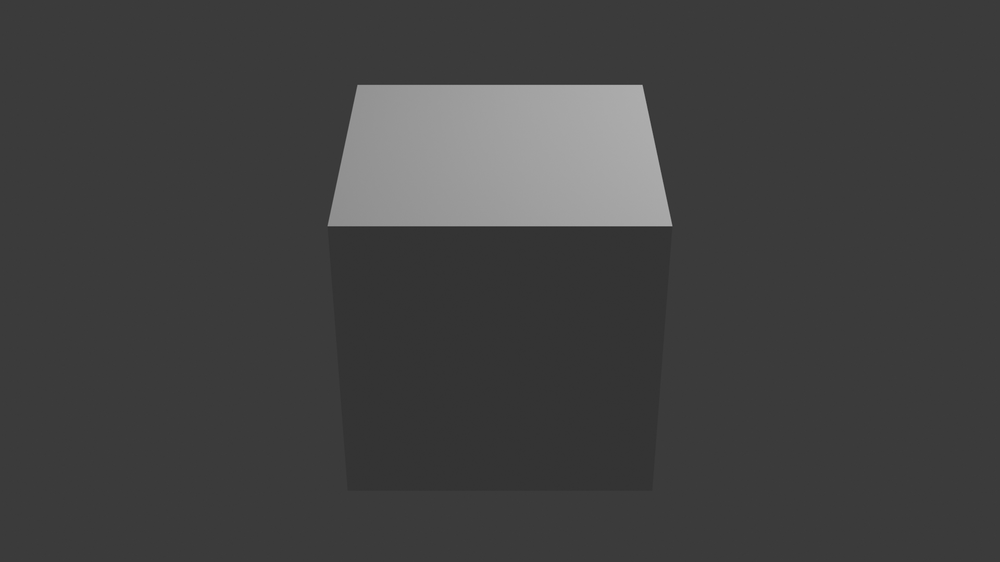
#> input picture data/rendered/test.png, 1000 x 562 px, shrunk from 1920 x 1080 before the run
$ python mooney_tool.py ../data/rendered/test.png
#> lines starting #> are read from the running program, lines starting #| are printed output that depends on the picture; after the words box and inside, x2 and y2 are one past the last pixel; in counts of white or black regions, pixels touching at a corner belong together
"""
mooney_tool.py — turn normal images into Mooney images (CLI + importable core).

HOW A MOONEY IMAGE IS MADE (same recipe as Egger et al., "Inverse Rendering
Best Explains Face Perception Under Extreme Illuminations"):

    1. Convert the image to grayscale.
    2. Blur it with a Gaussian filter   -> removes fine texture, keeps big
                                           light/shadow regions.
    3. Threshold it to pure black/white -> every pixel becomes 0 or 255.

Instead of hand-picking a threshold per image, we fix the PERCENTAGE OF WHITE
PIXELS (the paper used 16%) and find the threshold that produces exactly that
percentage with a binary search. That makes all Mooneys comparable even when
images have different brightness.

Two knobs control everything:
    --sigma : blur strength (Gaussian standard deviation, in pixels)
    --white : percentage of pixels that end up white

USAGE
    # one image
    python mooney_tool.py input.png -o out/ --sigma 3 --white 16

    # a whole folder (batch mode), PNG/JPG inside
    python mooney_tool.py Original/ -o Mooney/ --sigma 3 --white 16

    # count the white % only inside the object (uses the PNG alpha channel)
    python mooney_tool.py Original/ -o Mooney/ --use-alpha

    # exact paper setting: 7x7 kernel, sigma 35, 16% white
    python mooney_tool.py Original/ -o Mooney/ --ksize 7 --sigma 35 --white 16

A log file (mooney_log.csv) with the parameters, chosen threshold and the
actual white percentage of every image is written next to the outputs.
"""

import argparse
import csv
import sys
from pathlib import Path

import cv2
import numpy as np

IMAGE_EXTENSIONS = {".png", ".jpg", ".jpeg", ".bmp", ".tif", ".tiff"}


# --------------------------------------------------------------------------
# 1) Loading: grayscale + (optional) object mask from the alpha channel
# --------------------------------------------------------------------------
def load_gray_and_mask(path):
    """Read an image and return (grayscale float image, mask or None).

    If the PNG has an alpha channel (our 3D renders do), the object is
    composited onto a BLACK background and the alpha is returned as a mask
    so we can optionally count white pixels only on the object.
    """
    img = cv2.imread(str(path), cv2.IMREAD_UNCHANGED)
#> img is the input picture: shape (562, 1000, 4); mean B, G, R, A 65.8, 65.8, 65.8, 255
    if img is None:
        raise ValueError(f"Could not read image: {path}")
    return to_gray_and_mask(img)


def to_gray_and_mask(img):
    """Same as above but for an image already in memory (BGR / BGRA / gray)."""
    mask = None
    if img.ndim == 2:                       # already grayscale
        gray = img.astype(np.float32)
    elif img.shape[2] == 4:                 # BGRA -> composite on black
        alpha = img[:, :, 3].astype(np.float32) / 255.0
#> alpha: shape (562, 1000) float32; every value is 1
        bgr = img[:, :, :3].astype(np.float32) * alpha[..., None]
        gray = cv2.cvtColor(bgr, cv2.COLOR_BGR2GRAY)
        mask = alpha > 0.5
#> mask: shape (562, 1000) bool; every value is 1
    else:                                   # BGR
        gray = cv2.cvtColor(img, cv2.COLOR_BGR2GRAY).astype(np.float32)
    if gray.max() > 255:                    # 16-bit images
        gray = gray / 257.0
    return gray, mask


# --------------------------------------------------------------------------
# 2) Blur
# --------------------------------------------------------------------------
def gaussian_blur(gray, sigma, ksize=None):
    """Gaussian blur. ksize=None lets OpenCV pick a kernel that fits sigma
    (about 6*sigma wide). Pass ksize (odd int) to force a kernel size,
    e.g. ksize=7 to reproduce the paper's 7x7 filter."""
#> called with sigma = 3
    if sigma <= 0:
        return gray.copy()
    k = (0, 0) if ksize is None else (int(ksize) | 1, int(ksize) | 1)  # force odd
    return cv2.GaussianBlur(gray, k, sigmaX=sigma, sigmaY=sigma)


# --------------------------------------------------------------------------
# 3) Threshold chosen by binary search on the white-pixel percentage
# --------------------------------------------------------------------------
def find_threshold(blurred, white_pct, mask=None, iterations=40):
    """Binary search for threshold t so that ~white_pct % of pixels > t.

    Pixels brighter than t become white. A higher t -> fewer white pixels.
    We search t in [min, max] of the image and halve the interval each step.
    """
#> called with white_pct = 16, iterations = 40
    values = blurred[mask] if mask is not None else blurred.ravel()
    target = white_pct / 100.0
    lo, hi = float(values.min()), float(values.max())
#> lo = 51.71; hi = 171.2
    for _ in range(iterations):
        mid = (lo + hi) / 2.0
        frac_white = np.mean(values > mid)
        if frac_white > target:   # too much white -> raise threshold
            lo = mid
        else:                     # too little white -> lower threshold
            hi = mid
#> this loop made 40 passes
#> (mid, frac_white, hi) on passes 1, 2, 3, 4, 10, 12, 14, 17, 19, 20, 21, 24: (111.5, 0.0786, 111.5), (81.59, 0.0825, 81.59), (66.65, 0.0856, 66.65), (59.18, 0.0914, 59.18), (59.06, 0.0945, 59.06), (59.04, 0.127, 59.04), (59.03, 0.154, 59.03), (59.03, 0.158, 59.03), (59.03, 0.159, 59.03), (59.03, 0.16, 59.03), (59.03, 0.16, 59.03), (59.03, 0.16, 59.03)
#> (mid, frac_white, lo) on passes 5, 6, 7, 8, 9, 11: (55.45, 0.851, 55.45), (57.31, 0.847, 57.31), (58.25, 0.844, 58.25), (58.71, 0.842, 58.71), (58.95, 0.817, 58.95), (59.01, 0.329, 59.01)
    return (lo + hi) / 2.0


def make_mooney(gray, sigma=3.0, white_pct=16.0, mask=None, ksize=None):
    """Full pipeline on a grayscale float image.

    Returns (mooney uint8 image, blurred image, threshold, actual white %).
    If a mask is given, the white % is measured on the object only and
    everything outside the object is forced to black.
    """
    blurred = gaussian_blur(gray, sigma, ksize)
    t = find_threshold(blurred, white_pct, mask)
#> t = 59.03
    mooney = (blurred > t).astype(np.uint8) * 255
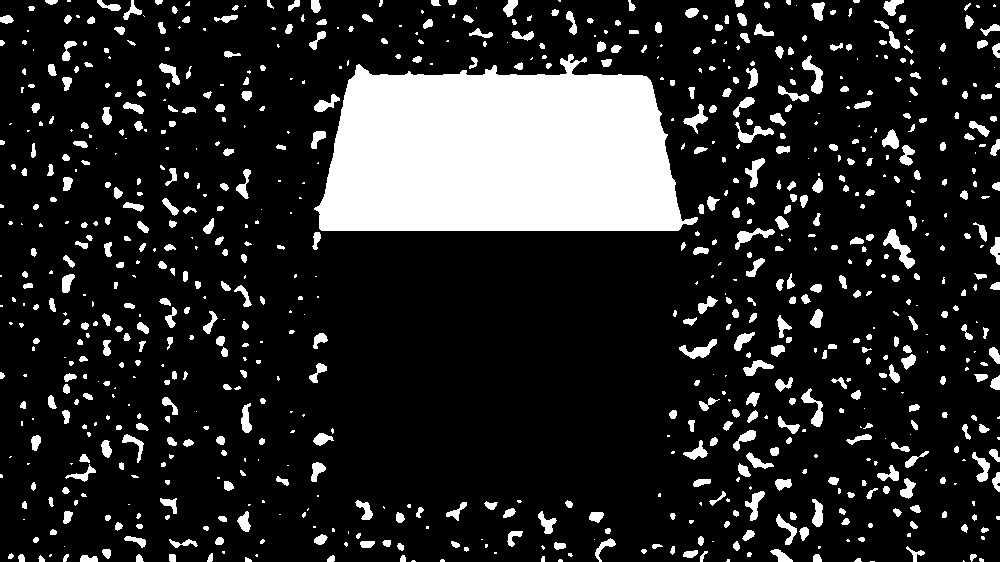
#> mooney: shape (562, 1000); 16% white; 809 white regions (292 under 20 px), largest, box (x1, y1, x2, y2) and area: (314, 54, 698, 231) 52825, (883, 229, 915, 269) 431, (802, 55, 823, 94) 333
    if mask is not None:
        mooney[~mask] = 0
        actual = 100.0 * np.mean(mooney[mask] > 0)
    else:
        actual = 100.0 * np.mean(mooney > 0)
#> actual = 16
    return mooney, blurred, t, actual


# --------------------------------------------------------------------------
# Batch processing
# --------------------------------------------------------------------------
def list_images(path):
    path = Path(path)
    if path.is_file():
        return [path]
    return sorted(p for p in path.iterdir() if p.suffix.lower() in IMAGE_EXTENSIONS)


def process(input_path, output_dir, sigma=3.0, white_pct=16.0,
            use_alpha=False, ksize=None, verbose=True):
    """Convert one image or every image in a folder. Output files keep the
    input file name (as .png) so originals and Mooneys line up 1:1."""
    files = list_images(input_path)
    if not files:
        raise SystemExit(f"No images found in {input_path}")
    out = Path(output_dir)
    out.mkdir(parents=True, exist_ok=True)

    rows = []
    for i, f in enumerate(files, 1):
        gray, mask = load_gray_and_mask(f)
        mooney, _, t, actual = make_mooney(
            gray, sigma, white_pct, mask if use_alpha else None, ksize)
#> t = 59.03; actual = 16
        out_file = out / (f.stem + ".png")
        cv2.imwrite(str(out_file), mooney)
        rows.append([f.name, out_file.name, sigma, ksize or "auto",
                     white_pct, use_alpha, round(t, 3), round(actual, 2)])
        if verbose:
            print(f"[{i:>3}/{len(files)}] {f.name:<30} threshold={t:6.1f}  white={actual:5.1f}%")
#| [  1/1] test.png                       threshold=  59.0  white= 16.0%

    with open(out / "mooney_log.csv", "w", newline="") as fh:
        w = csv.writer(fh)
        w.writerow(["input", "output", "sigma", "ksize", "target_white_pct",
                    "use_alpha", "threshold", "actual_white_pct"])
        w.writerows(rows)
    if verbose:
        print(f"Done: {len(files)} Mooney image(s) written to {out}/")
    return rows


def main(argv=None):
    p = argparse.ArgumentParser(description="Generate Mooney images (blur + white-%% threshold).")
    p.add_argument("input", help="image file or folder of images")
    p.add_argument("-o", "--output", default="Mooney", help="output folder (default: Mooney)")
    p.add_argument("--sigma", type=float, default=3.0, help="Gaussian blur sigma in pixels (default 3)")
    p.add_argument("--white", type=float, default=16.0, help="percentage of white pixels (default 16)")
    p.add_argument("--ksize", type=int, default=None, help="force odd kernel size, e.g. 7 (default: auto)")
    p.add_argument("--use-alpha", action="store_true",
                   help="measure white %% on the object only (needs PNG with alpha)")
    a = p.parse_args(argv)
    if not 0 < a.white < 100:
        sys.exit("--white must be between 0 and 100")
    process(a.input, a.output, a.sigma, a.white, a.use_alpha, a.ksize)


if __name__ == "__main__":
    main()
